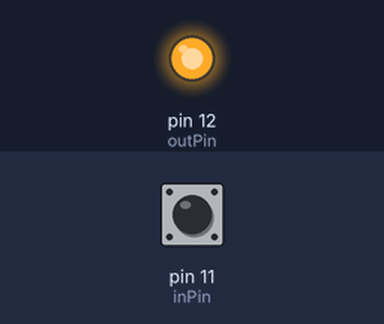
The sketch below on a simulated Arduino Uno, built with avr-gcc and run on an emulated ATmega328P. Parts: output pins drawn as LEDs (lit = HIGH). Inputs (shaded band) come from the test bench; at power-on: pin 11 (inPin) HIGH.

Above: at 1.2 s.
1.3 s: pin 11 (inPin) pulled LOW for 0.15 s
At 1.4 s:
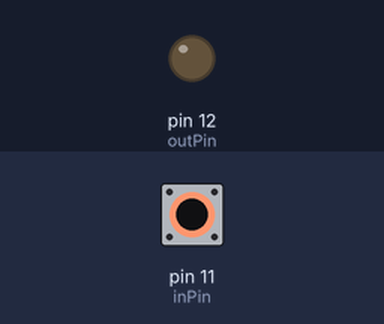
3.0 s: pin 11 (inPin) pulled LOW for 3.2 s
At 6.8 s:
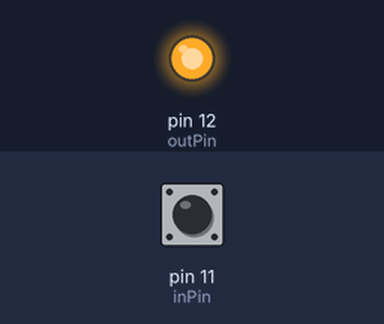
Timing chart, 0 to 8.3 s (numbered marks = the images above; inputs shaded):
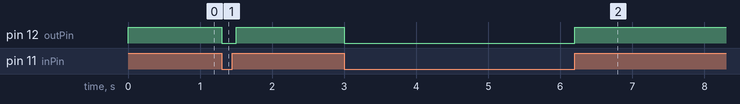

The sketch:

mp3player.ino
```cpp
// 入力ピンが入力状態の時、出力ピンを出力する

const int inPin  = 11;  // 入力ピン
const int outPin = 12;  // 出力ピン

void setup() {
  pinMode(inPin, INPUT_PULLUP);
  pinMode(outPin, OUTPUT);
}

void loop() {
  if(HIGH == digitalRead(inPin)){
    digitalWrite(outPin, HIGH);
  }else{
    digitalWrite(outPin, LOW);
  }
  delay(100);
}
```

Measured:
- after the input at 1.3 s, pin 12 (outPin): HIGH → LOW at once, → HIGH 0.20 s later
- after the input at 3.0 s, pin 12 (outPin): HIGH → LOW at once, → HIGH 3.2 s later
